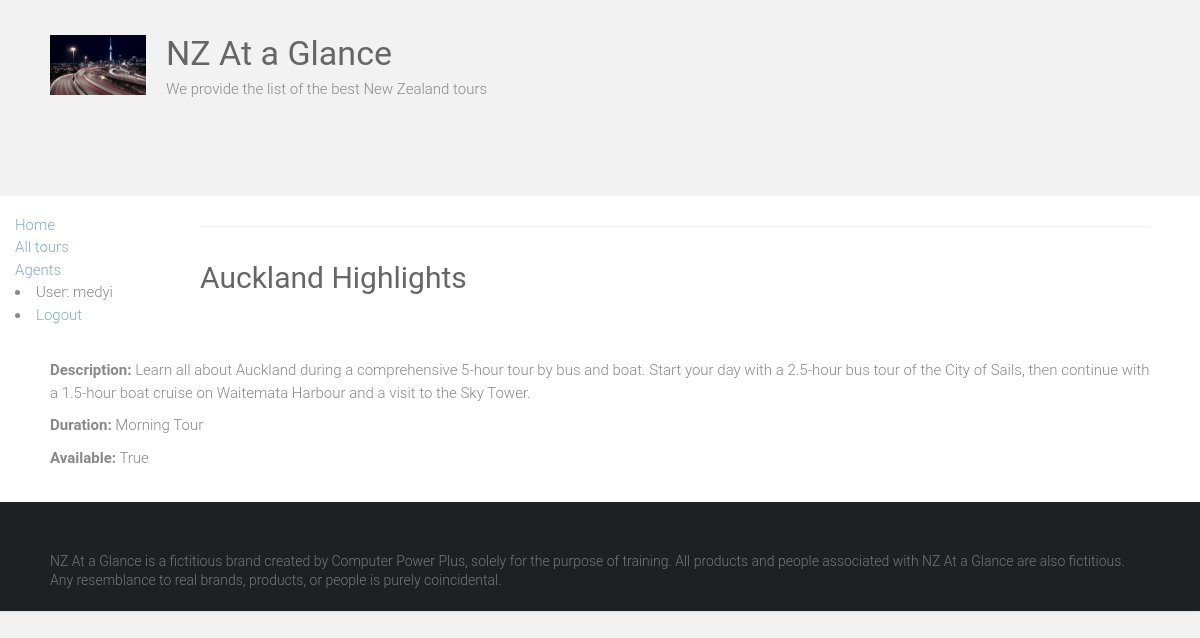
The page /home/tour/1 (signed in) on the database its author committed.
### home/models.py (models this page shows, shortened)
class Tour(models.Model):
    tour_name = models.CharField(max_length=150)
    duration = models.ForeignKey('Duration', on_delete=models.SET_NULL, null=True)
    description = models.TextField()
    available = models.BooleanField()
    agent = models.ForeignKey('Agent', on_delete=models.SET_NULL, null=True)
    class Meta:
        permissions = (("can_change_availability", "Set tour as available"),)

class Duration(models.Model):
    duration = models.CharField(max_length=50)
    def __str__(self):
        return self.duration

### home/views.py (the view)
# urls.py: path('tour/<int:pk>', views.TourDetailView.as_view(), name='tour_detail'),
class TourDetailView(LoginRequiredMixin, generic.DetailView):
    model = Tour

### home/templates/home/tour_detail.html
{% extends "base.html" %}
{% block content %}
<div>
  <h1>{{tour.tour_name|capfirst}} </h1>
  <br><br>
  <p><b>Description:</b> {{ tour.description}} </p>
  <p><b>Duration:</b> {{ tour.duration}} </p>
  <p><b>Available:</b> {{ tour.available}} </p>
  <br>
</div>
{% endblock %}

### home/templates/base.html (shortened to what this page needs)
{% load static %}
<html lang="en-US">
    <head>
        <link rel="stylesheet" href="https://maxcdn.bootstrapcdn.com/bootstrap/3.3.7/css/bootstrap.min.css">
        {% load static %}
        <link rel="stylesheet" id="ample-style-css" href="{% static 'style.css' %}" type="text/css" media="all">
        <header>
            <div class="header">
                <div class="main-head-wrap inner-wrap clearfix">
                    <div id="header-logo-image">
                      <img src="{% static 'images/logo.png' %}" alt="NZ At a Glance">
                    </div>
                    <div id="header-text" class="">
                        <h1 id="site-title">
                            <a href="/" title="NZ At a Glance" rel="home">NZ At a Glance</a>
                        </h1>
                        <p>We provide the list of the best New Zealand tours</p>
                    </div>
                </div>
            </div>
        </header>
    </head>
    <body class="wide">
      <div class="container-fluid">
        <div class="row">
            <div class="col-sm-2">
              {% block sidebar %}
              <ul class="sidebar-nav">
                <br><br><br>
                <li><a href="{% url 'home' %}">Home</a></li>
                <li><a href="{% url 'tours' %}">All tours</a></li>
                <li><a href="{% url 'agents' %}">Agents</a></li>
              </ul>
              {% endblock %}
              {% if user.is_authenticated %}
     <li>User: {{ user.get_username }}</li>
     <li><a href="{% url 'logout'%}?next={{request.path}}">Logout</a></li>
   {% else %}
     <li><a href="{% url 'login'%}?next={{request.path}}">Login</a></li>
   {% endif %}
            </div>
        <div id="page" class="hfeed site">
            <div class="main-wrapper">
                <div class="single-page clearfix">
                    <div class="inner-wrap">
                        <hr>
                        <div>
                          {% block content %}
                          {% endblock %}
                        </div>
                    </div>
                </div>
            </div>
            <footer id="colophon">
                <div class="inner-wrap">
                    NZ At a Glance is a fictitious brand created by Computer Power Plus, solely for the purpose of training. All products and people associated with NZ At a Glance are also fictitious. Any resemblance to real brands, products, or people is purely coincidental.
                </div>
            </footer>
        </div>
      </div>
    </div>
    </body>
</html>

### static/style.css (style rules this page uses)
html, body, div, span, applet, object, iframe, h1, h2, h3, h4, h5, h6, p, blockquote, pre, a, abbr, acronym, address, big, cite, code, del, dfn, em, font, ins, kbd, q, s, samp, small, strike, strong, sub, sup, tt, var, dl, dt, dd, ol, ul, li, fieldset, form, label, legend, table, caption, tbody, tfoot, thead, tr, th, td { border: 0; font: inherit; font-size: 100%; font-style: inherit; font-weight: inherit; margin: 0; outline: 0; padding: 0; vertical-align: baseline; }
html { overflow-y: scroll; -webkit-text-size-adjust: 100%; -ms-text-size-adjust: 100%; }
article, aside, details, figcaption, figure, footer, header, main, nav, section { display: block; }
h1, h2, h3, h4, h5, h6 { color: #666666; line-height: 1.4; padding-bottom: 15px; font-weight: normal; }
h1 { font-size: 30px; }
body, button, input, select, textarea { color: #888888; font-size: 15px; line-height: 1.5; font-family: 'Roboto', sans-serif; font-weight: 300; }
p { color: #888888; font-size: 15px; line-height: 1.5; margin-bottom: 15px; font-weight: 300; }
ul, ol { list-style: none; }
body { background: #f2f2f2; }
hr { border-color: #f2f2f2; border-style: solid none none; border-width: 1px 0 0; height: 0; margin: 30px 0; }
a { color: #80abc8; text-decoration: none; -webkit-transition: 0.25s ease-in-out; -moz-transition: 0.25s ease-in-out; transition: 0.25s ease-in-out; -ms-transition: 0.25s ease-in-out; -o-transition: 0.25s ease-in-out; }
img { max-width: 100%; height: auto; vertical-align: top; margin-bottom: 18px; }
.clearfix:after { visibility: hidden; display: block; font-size: 0; content: " "; clear: both; height: 0; }
.clearfix { display: inline-block; }
.clearfix { display: block; }
body { padding-top: 30px; padding-bottom: 30px; }
body.wide { padding-top: 0; padding-bottom: 0; }
#page { background-color: #ffffff; margin: 0 auto; max-width: 1180px; box-shadow: 0 1px 2px 0 rgba(0, 0, 0, 0.1); }
.wide #page { max-width: 100%; }
.inner-wrap { max-width: 1100px; margin: 0 auto; }
.main-head-wrap { padding: 30px 0; }
.header { border-bottom: 1px solid #f2f2f2; }
#header-logo-image { float: left; padding: 5px 20px 5px 0; max-width: 100%; }
#header-logo-image img { margin-bottom: 0px; max-height: 60px; height: auto; width: auto; }
#header-text { float: left; padding-right: 20px; }
#site-title { padding-bottom: 0; }
#site-title a { color: #666666; font-size: 34px; }
.single-page { margin-top: 50px; }
.single-page p { margin-bottom: 10px; }
#colophon { font-size: 14px; clear: both; color: #777; background-color: #1f2021; overflow: hidden; padding: 50px 0 20px; }
#colophon, #colophon p { font-size: 14px; line-height: 1.4; }

### rows shown on the page
Tour: tour_name "Auckland Highlights", description "Learn all about Auckland during a comprehensive 5-hour tour by bus and boat. Start your day with a 2.5-hour bus tour of the City of Sails, then continue with a 1.5-hour boat cruise on Waitemata Harbour and a visit to the Sky Tower.", duration "Morning Tour", available "True"

### other values the page prints
{{ user.get_username }} "medyi"
